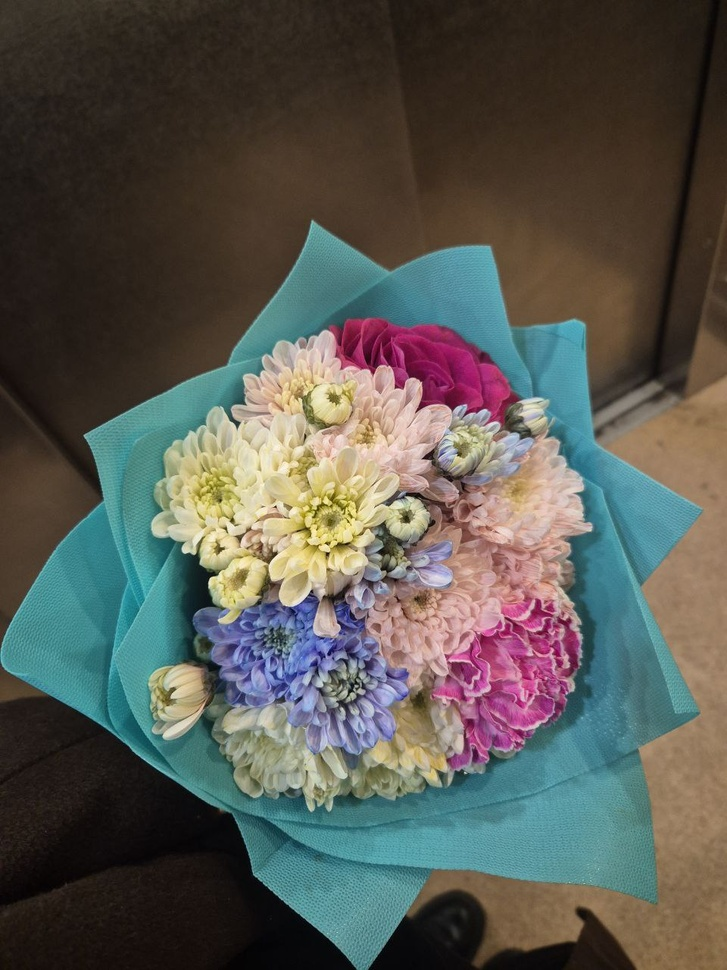
#> input picture 2_course/texViz/lab3/images/flowers.jpg, 727 x 970 px, shrunk from 960 x 1280 before the run
$ python task1.py
#> lines starting #> are read from the running program, lines starting #| are printed output that depends on the picture
#> further down, image is the input picture: shape (970, 727, 3); mean B, G, R 82, 88.9, 88.5
### 2_course/texViz/lab3/code/lib/noises.py
import cv2
import matplotlib.pyplot as plt
from skimage.util import *
import numpy as np

def plot(image, title, save_path):
    plt.figure(figsize=(5, 5))
    plt.imshow(cv2.cvtColor(image, cv2.COLOR_BGR2RGB))
    plt.title(title)
    plt.axis('off')
    plt.savefig(save_path)
    plt.close()


def imNoise(image, amount=0.5):
#> called with amount = 0.5
    noisy_image = random_noise(image, mode="s&p", amount=amount)
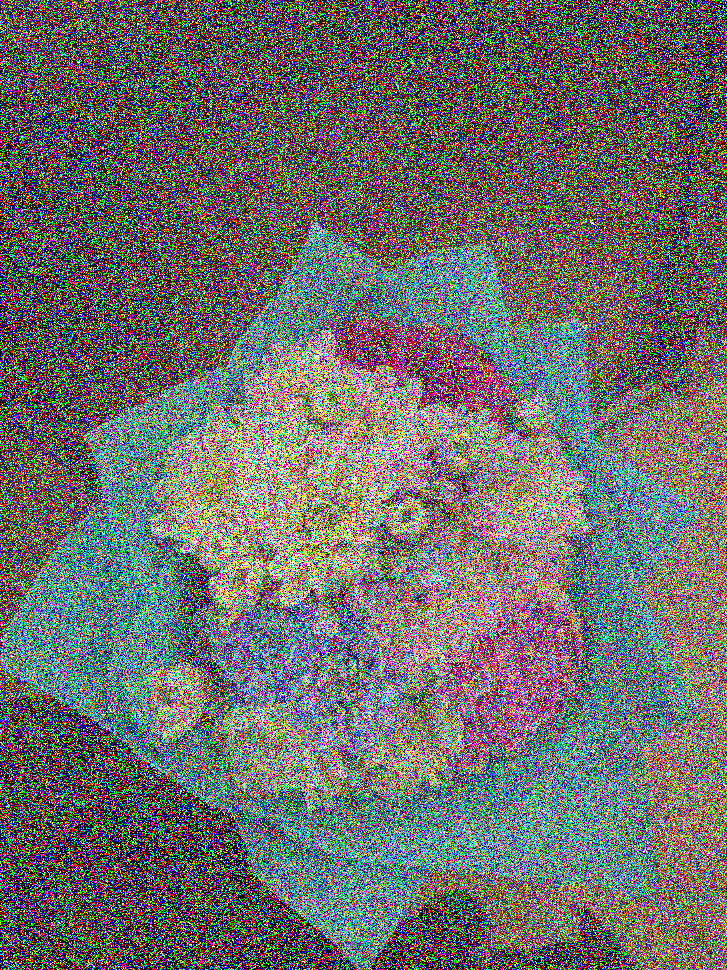
#> noisy_image: shape (970, 727, 3) float64; mean B, G, R 0.411, 0.424, 0.425
    noisy_image = (noisy_image * 255).astype(np.uint8)
    return noisy_image


def addNoise(image, noise):
#> called with noise = 100
    noisyImage = image + noise
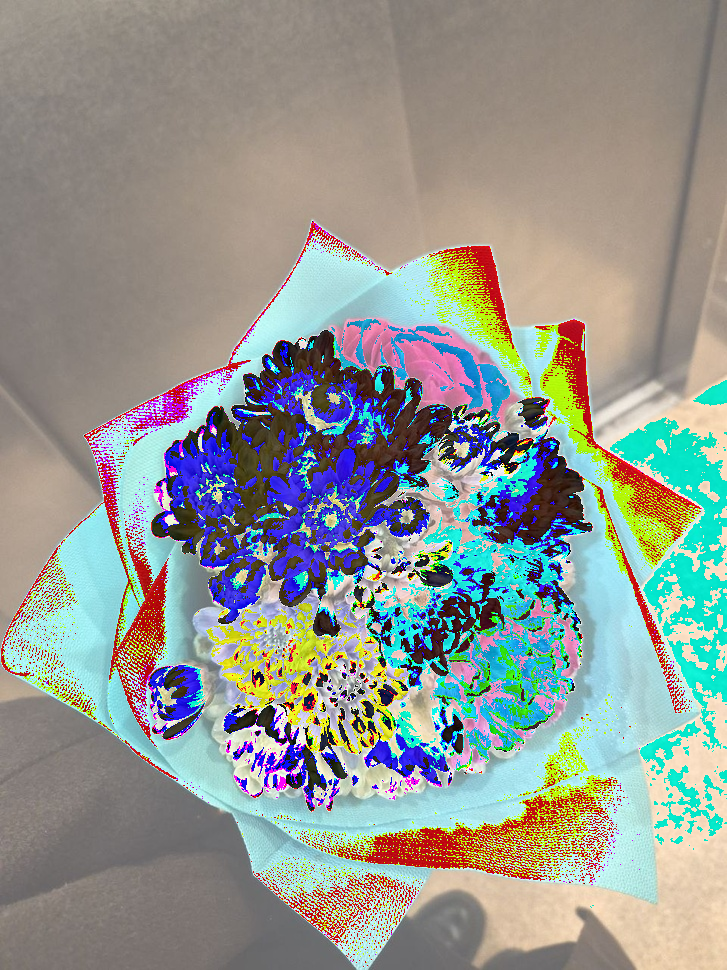
#> noisyImage: shape (970, 727, 3); mean B, G, R 145.8, 151.6, 146.4
    return np.clip(noisyImage, 0, 255).astype(np.uint8)

def mulNoise(image, noise):
#> called with noise = 5
    noisyImage = image * noise
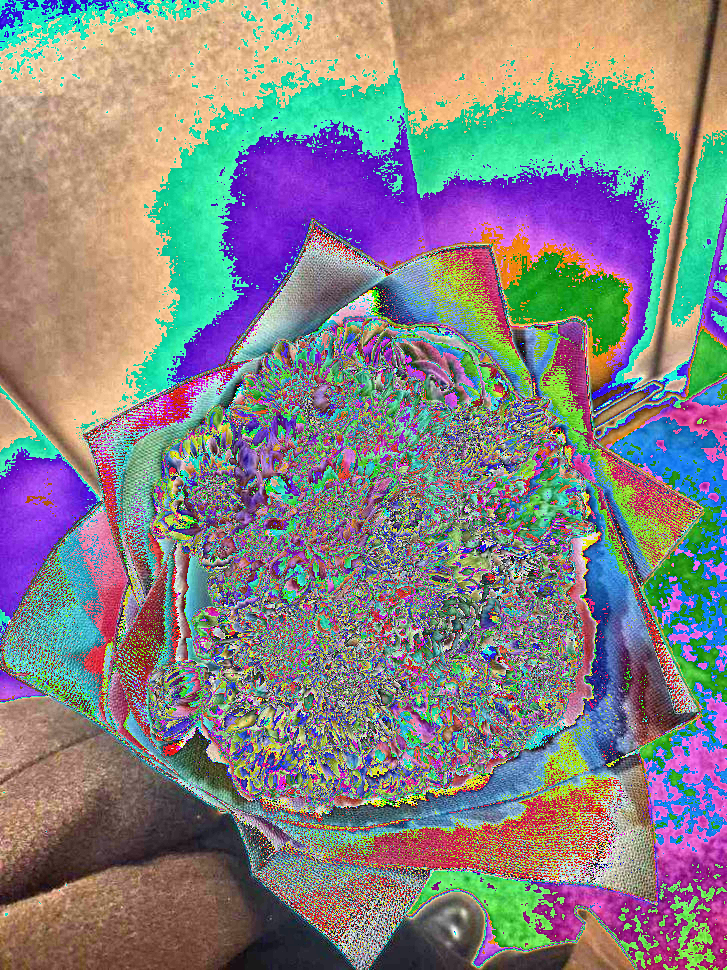
#> noisyImage: shape (970, 727, 3); mean B, G, R 132, 131.6, 131.8
    return np.clip(noisyImage, 0, 255).astype(np.uint8)

def gayNoise(img, mean, var):
#> called with mean = 1, var = 12
    noise = np.random.normal(mean, var**0.5, img.shape)
    return np.clip(img + noise * (255 if img.dtype == np.uint8 else 1), 0, 255).astype(img.dtype)
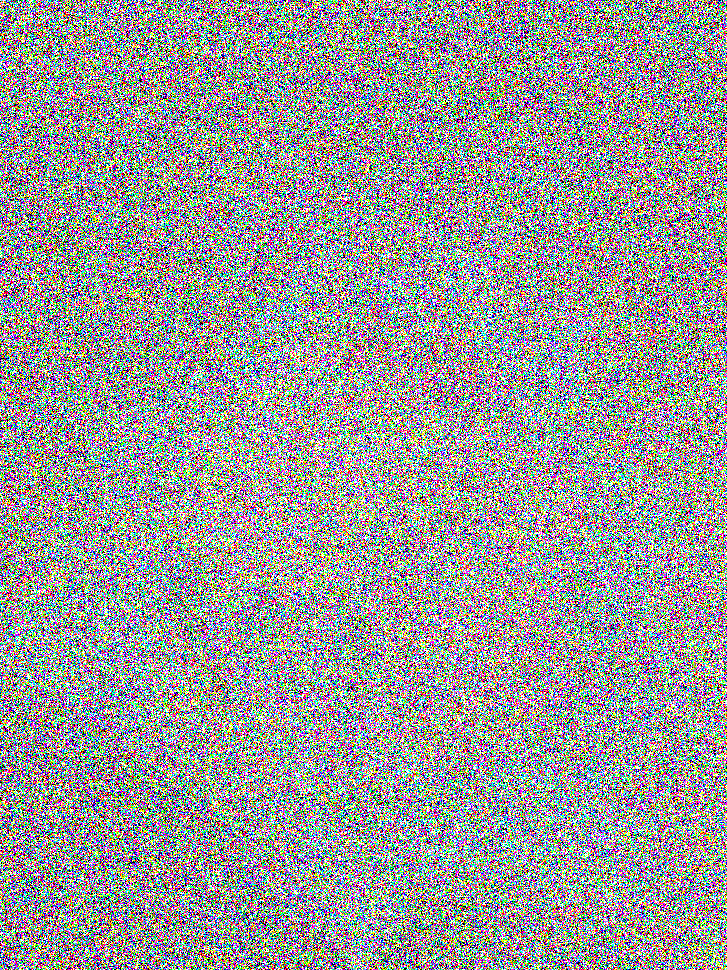
#> returned value: shape (970, 727, 3); mean of channels 0, 1, 2 151.2, 152.2, 152; drawn as B, G, R

def kvantNoise(img):
    rng = np.random.default_rng()
    if img.dtype == np.uint8:
        img = img.astype(float) / 255
        noisy = rng.poisson(img * 2) / 2
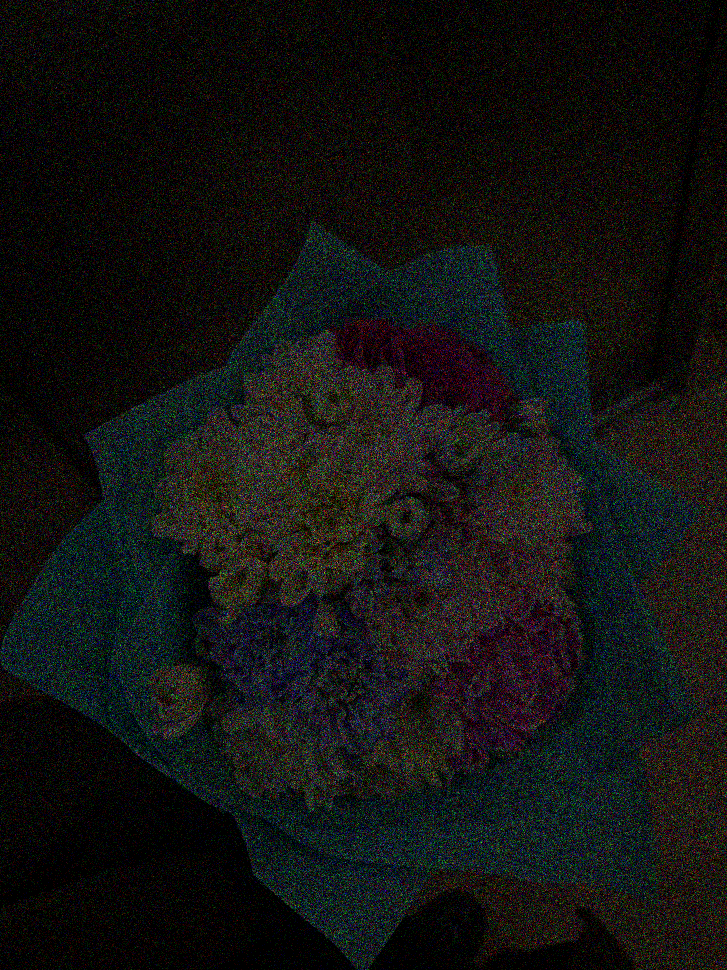
#> noisy: shape (970, 727, 3) float64; mean of channels 0, 1, 2 0.322, 0.348, 0.347; drawn with min black and max white
        noisy = (255 * noisy.clip(0, 1)).astype(np.uint8)
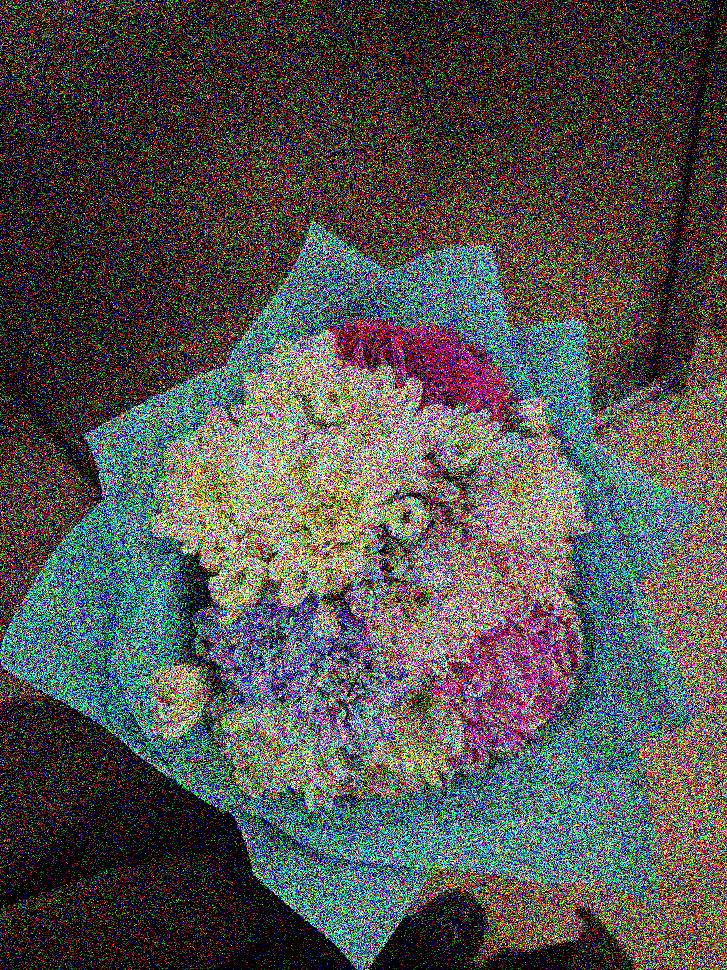
#> noisy: shape (970, 727, 3); mean of channels 0, 1, 2 73.5, 79.1, 78.9; drawn as B, G, R
    else:
        noisy = rng.poisson(img * 2) / 2

    return noisy

### 2_course/texViz/lab3/code/task1.py
import cv2
from lib.noises import *
image = cv2.imread("../images/flowers.jpg")

imImage = imNoise(image, 0.5)
plot(imImage, "impulsny", "../noise/impuls.png")

addImage = addNoise(image, 100)
plot(addImage, "additivny", "../noise/additive.png")

mulImage = mulNoise(image, 5)
plot(mulImage, "multiplicativny", "../noise/multiplicativny.png")

gayImage = gayNoise(image, 1, 12)
plot(gayImage, "gaussian", "../noise/gaussian.png")

kvantImage = kvantNoise(image)
plot(kvantImage, "kvant", "../noise/kvant.png")

$ run again, with 2_course/texViz/lab3/images/house.jpg copied over 2_course/texViz/lab3/images/flowers.jpg
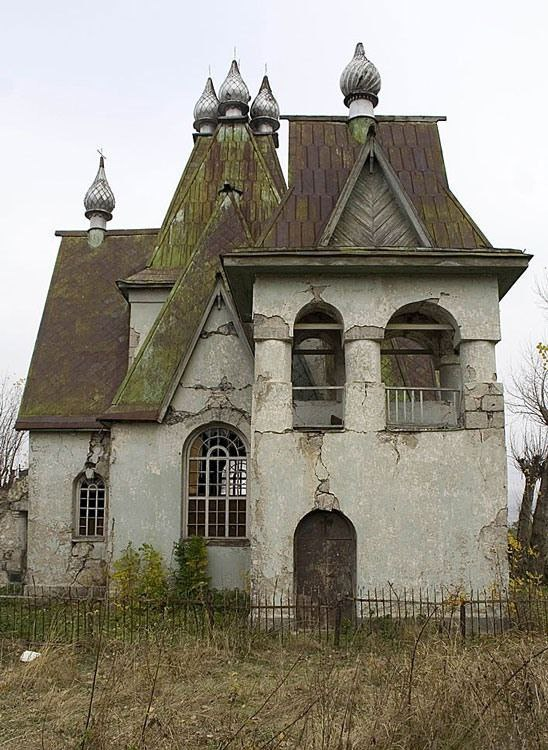
#> input picture 2_course/texViz/lab3/images/house.jpg, 548 x 750 px
#> image is the input picture: shape (750, 548, 3); mean B, G, R 126.2, 139, 144.2
#> in gayNoise, `return np.clip(img + noise * (255 if img.dtype == np.uint8 else 1), 0,..`:
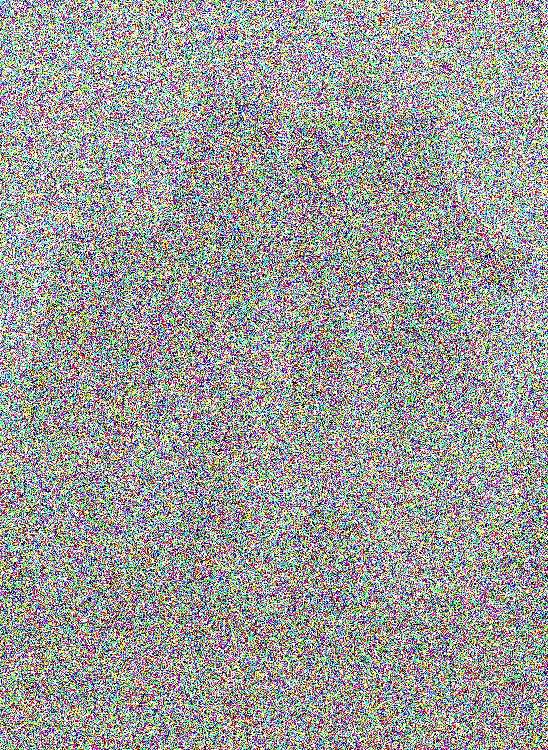
#> returned value: shape (750, 548, 3); mean of channels 0, 1, 2 156.1, 157.7, 158.2; drawn as B, G, R
#> in kvantNoise, `noisy = (255 * noisy.clip(0, 1)).astype(np.uint8)`:
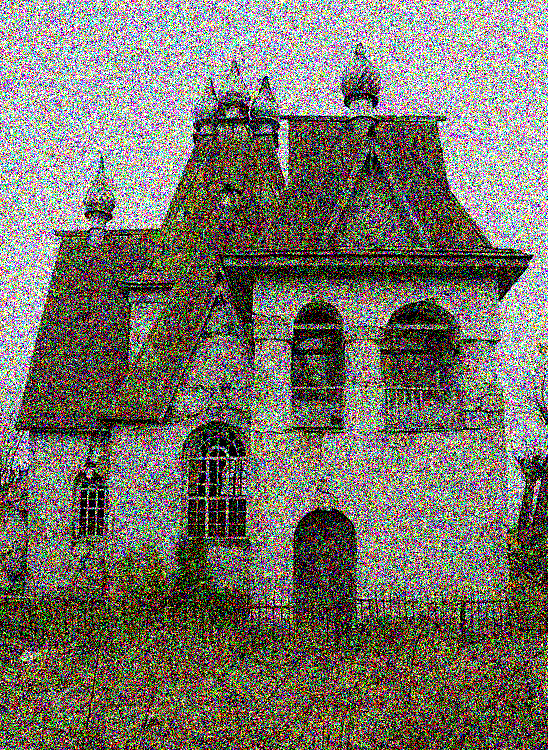
#> noisy: shape (750, 548, 3); mean of channels 0, 1, 2 103.6, 115, 119.3; drawn as B, G, R
